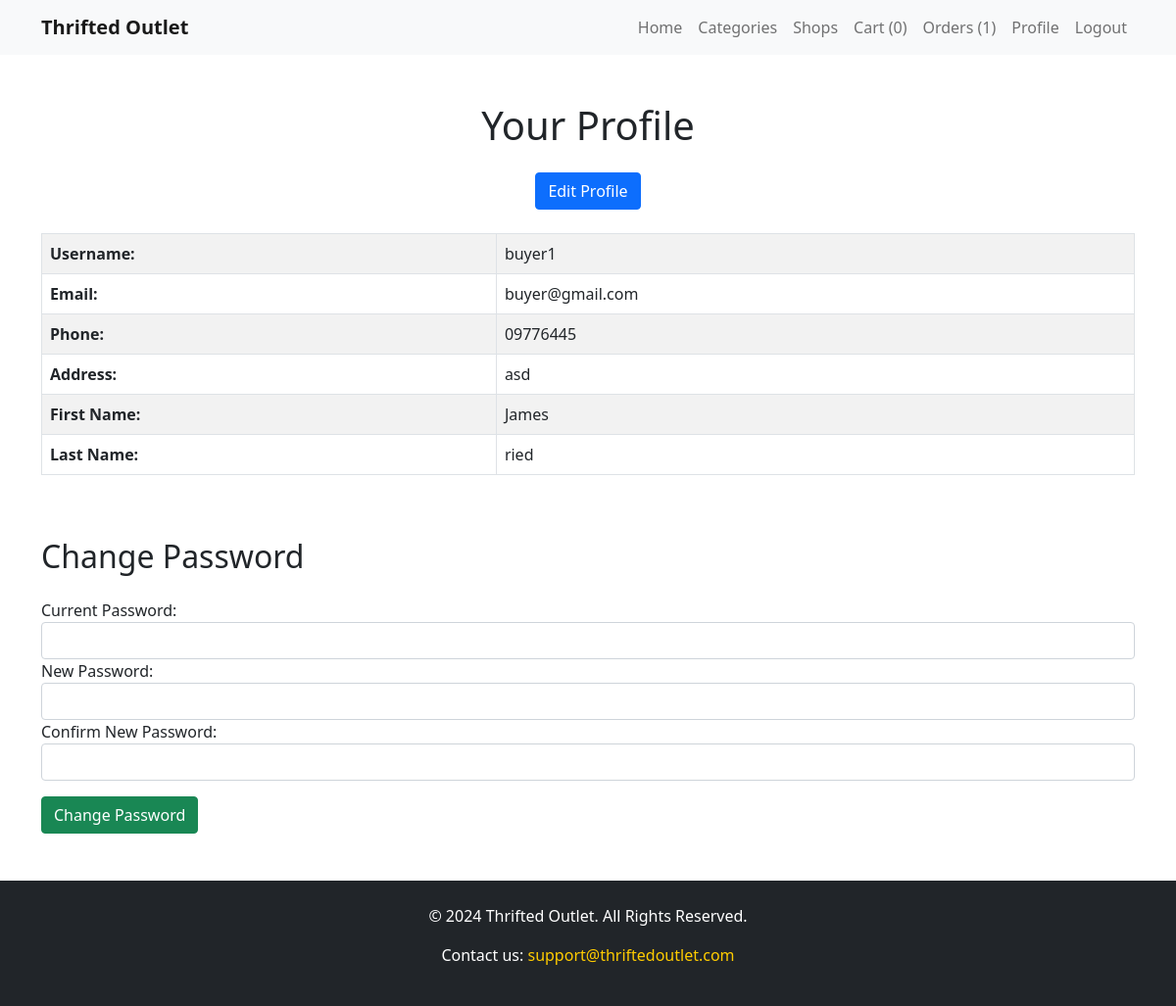
The page /buyer/profile.php (signed in) on the database its author committed.
### tables this page shows
CREATE TABLE `users` (
  `user_id` int(11) NOT NULL,
  `username` varchar(50) NOT NULL,
  `password` varchar(255) NOT NULL,
  `email` varchar(100) NOT NULL,
  `role` enum('admin','seller','buyer') NOT NULL,
  `first_name` varchar(50) DEFAULT NULL,
  `last_name` varchar(50) DEFAULT NULL,
  `phone` varchar(20) DEFAULT NULL,
  `created_at` timestamp NOT NULL DEFAULT current_timestamp(),
  `address` text DEFAULT NULL
);

### buyer/profile.php (the view, shortened to what this page needs)
<?php
require_once '../config/database.php';
$query = "SELECT * FROM users WHERE user_id = ?";
$stmt = $pdo->prepare($query);
$stmt->execute([$_SESSION['user_id']]);
$user = $stmt->fetch();
?>
<?php include 'components/header.php'; ?>
<section class="profile-section py-5">
    <div class="container">
        <h1 class="text-center mb-4">Your Profile</h1>
        <div class="text-center mb-4">
            <a href="edit_profile.php" class="btn btn-primary">Edit Profile</a>
        </div>
        <div class="table-responsive">
            <table class="table table-bordered table-striped">
                <tr>
                    <td><strong>Username:</strong></td>
                    <td><?= htmlspecialchars($user['username']) ?></td>
                </tr>
                <tr>
                    <td><strong>Email:</strong></td>
                    <td><?= htmlspecialchars($user['email']) ?></td>
                </tr>
                <tr>
                    <td><strong>Phone:</strong></td>
                    <td><?= htmlspecialchars($user['phone']) ?></td>
                </tr>
                <tr>
                    <td><strong>Address:</strong></td>
                    <td><?= htmlspecialchars($user['address']) ?></td>
                </tr>
                <tr>
                    <td><strong>First Name:</strong></td>
                    <td><?= htmlspecialchars($user['first_name']) ?></td>
                </tr>
                <tr>
                    <td><strong>Last Name:</strong></td>
                    <td><?= htmlspecialchars($user['last_name']) ?></td>
                </tr>
            </table>
        </div>
        <h2 class="mt-5">Change Password</h2>
        <form method="POST" class="mt-4">
            <div class="form-group">
                <label for="current_password">Current Password:</label>
                <input type="password" name="current_password" id="current_password" required class="form-control">
            </div>
            <div class="form-group">
                <label for="new_password">New Password:</label>
                <input type="password" name="new_password" id="new_password" required class="form-control">
            </div>
            <div class="form-group">
                <label for="confirm_password">Confirm New Password:</label>
                <input type="password" name="confirm_password" id="confirm_password" required class="form-control">
            </div>
            <button type="submit" name="change_password" class="btn btn-success mt-3">Change Password</button>
        </form>
    </div>
</section>
<?php include 'components/footer.php'; ?>

### buyer/css/styles.css (style rules this page uses)
body { font-family: "Arial", sans-serif; margin: 0; padding: 0; background-color: #f4f4f9; }
html, body { height: 100%; margin: 0; display: flex; flex-direction: column; }
h2 { font-size: 1.25rem; }
.form-control { width: auto; }
.btn-primary { padding: 12px; font-size: 1rem; }

### rows shown on the page
users: username "buyer1", email "buyer@gmail.com", phone "09776445", address "asd", first_name "James", last_name "ried"

### other values the page prints
$item_count "0"
$pending_order_count "1"
